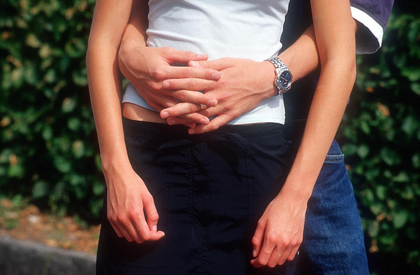
%> input picture scc/Week06/Files/test.png, 420 x 275 px, shrunk from 1200 x 786 before the run
$ octave task3.m   (GNU Octave 9; MATLAB toolbox functions it lacks are replaced by stand-ins)
%> lines starting %> are read from the running program, lines starting %| are printed output that depends on the picture; in (x1, y1, x2, y2) boxes, pixels count from 0 and x2, y2 are one past the last pixel; in counts of white or black regions, pixels touching at a corner belong together; the program's own positions count from 1
### scc/Week06/Files/rgbImage2Matrix.m
function [M] = rgbImage2Matrix(I)
%UNTITLED Summary of this function goes here
%   Detailed explanation goes here

    h = size(I, 1);
    w = size(I, 2);

    M = zeros(h*w, 3);
    i = 1;
    for row=1:w
        for col=1:h
            M(i, :) = I(col, row, :);
            i = i + 1;
        end
    end
end

### scc/Week06/Files/Vector2GrayImage.m
function [I] = Vector2GrayImage(S, r, s)
%> called with S = [0.1; 0.5; 0.4; 0.6], r = 2, s = 2
%UNTITLED Summary of this function goes here
%   Detailed explanation goes here
    I = zeros(s, r);
    i = 1;
    for row=1:r
        for col=1:s
            I(col, row) = S(i);
            i = i + 1;
        end
    end
end

### scc/Week06/Files/classify_nearestmean.m
function [alpha] = classify_nearestmean(A,M,k)
%UNTITLED Summary of this function goes here
%   Detailed explanation goes here

r = size(A,1);
d = size(A,2);
N = r/k;
means = zeros(k,d);
alpha = zeros(size(M,1),1);
for i = 1:k
    T = A(N*(i-1)+1:N*i,:);
    means(i,:) = mean(T);
end
dist_to_mean = zeros(k,1);
for i = 1:size(M,1)
    P = M(i,:);
    for j = 1:k
        dist_to_mean(j) = distance(P,means(j,:));
    end;
    [~, l] = min(dist_to_mean);
    alpha(i) = l;
end;

### scc/Week06/Files/classify_gmm.m
function [alpha] = classify_gmm(A,M,k)
%UNTITLED Summary of this function goes here
%   Detailed explanation goes here

r = size(A,1);
d = size(A,2);
N = r/k;
means = zeros(k,d);
alpha = zeros(size(M,1),1);
probDensity = zeros(size(M,1), k);
for i = 1:k
    T = A(N*(i-1)+1:N*i,:);
    means(i,:) = mean(T);
    covMatrix = cov(T);
    probDensity(:,i) = mvnpdf(M, means(i,:), covMatrix);
end
disp(means)
for i = 1:size(M,1)
    [~, I] = max(probDensity(i, :));
    alpha(i) = I;
end

### scc/Week06/Files/task3.m

%% a) Testing the conversion
load("I.mat");
M = rgbImage2Matrix(I);
I = Vector2GrayImage([0.1; 0.5; 0.4; 0.6], 2, 2);

%% b) Applying classify_nearestmean and classify_gmm to test.png
test = imread("test.png");
%> test is the input picture: size 275x420x3 uint8; mean R, G, B 92, 76.4, 68.4
mask = imread("maskTest.png");
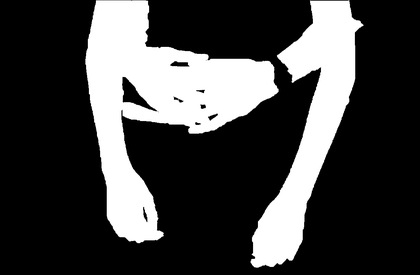
%> input picture scc/Week06/Files/maskTest.png, 420 x 275 px, shrunk from 1200 x 786 before the run
%> mask is the input picture: size 275x420 uint8; min 0, max 255, mean 66.9
load("skindata.mat")
load("nonskindata.mat")
M = rgbImage2Matrix(test) ./255;

width = size(test, 2);
%> width = 420
height = size(test, 1);
%> height = 275

testVectorConversion = Vector2GrayImage(sum(M, 2)./3, width, height);
%> call 2 of Vector2GrayImage, with r = 420, s = 275
%> after the loop in Vector2GrayImage (call 2), `for row=1:r`:
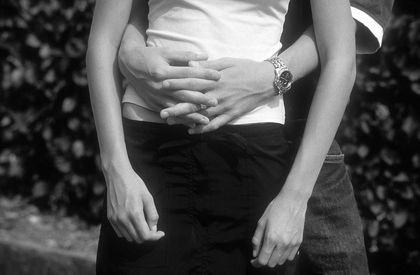
%> I: size 275x420 double; min 0.00392, max 1, mean 0.31
% Class 1 = nonskin, class 2 = skin -> -1 to have black/white
classes_nearestmean = classify_nearestmean([nonskindata; skindata], M, 2);
%> the loop in classify_nearestmean, `for i = 1:size(M,1)` made 115500 passes
%> P on passes 1 to 3: [0.0157 0.0431 0.00784], [0.0275 0.051 0.0235], [0.0314 0.0471 0.0235]
%> after the loop in classify_nearestmean, `for i = 1:size(M,1)`: dist_to_mean = [0.794; 1.01]
skin_nearestmean = Vector2GrayImage(classes_nearestmean-1, width, height);
%> call 3 of Vector2GrayImage, with r = 420, s = 275
%> after the loop in Vector2GrayImage (call 3), `for row=1:r`:
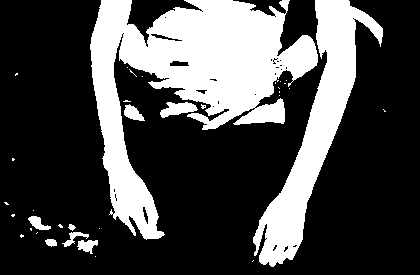
%> I: size 275x420 double; values 0 (black) and 1 (white), 28.5% white; 35 white regions (26 under 20 px), largest, box (x1, y1, x2, y2) and area: (90, 0, 318, 240) 22118, (253, 0, 383, 267) 9575, (160, 102, 198, 118) 362
error_nearestmean = sum(skin_nearestmean ~= mask, 'all') / (width * height);
%> error_nearestmean = 0.357

% Class 1 = nonskin, class 2 = skin -> -1 to have black/white
classes_gmm = classify_gmm([nonskindata; skindata], M, 2);
%> after the loop in classify_gmm, `for i = 1:k`: means = [0.474 0.475 0.486; 0.766 0.551 0.437]
%|    0.4743   0.4745   0.4858
%|    0.7664   0.5513   0.4373
skin_gmm = Vector2GrayImage(classes_gmm-1, width,height);
%> call 4 of Vector2GrayImage, with r = 420, s = 275
%> after the loop in Vector2GrayImage (call 4), `for row=1:r`:
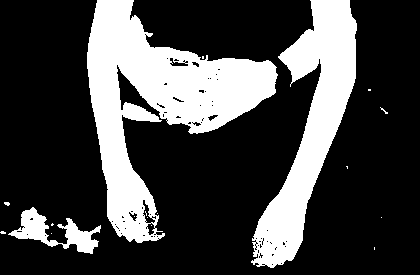
%> I: size 275x420 double; values 0 (black) and 1 (white), 26.6% white; 18 white regions (15 under 20 px), largest, box (x1, y1, x2, y2) and area: (87, 0, 278, 243) 17988, (251, 0, 357, 268) 11091, (8, 207, 101, 254) 1563
error_gmm = sum(skin_gmm ~= mask, 'all') / (width * height);
%> error_gmm = 0.302

hold on
subplot(3, 1, 1), imshow(test), title("Original")
%subplot(4, 1, 2), imshow(testVectorConversion), title("Test Vector<->Image conversion")
subplot(3, 1, 2), imshow(skin_nearestmean), title("nearestmean")
ylabel(sprintf("err\n%.4f", error_nearestmean));
set(get(gca,'ylabel'),'rotation',0)
subplot(3, 1, 3), imshow(skin_gmm), title("gmm")
ylabel(sprintf("err\n%.4f", error_gmm));
set(get(gca,'ylabel'),'rotation',0)
